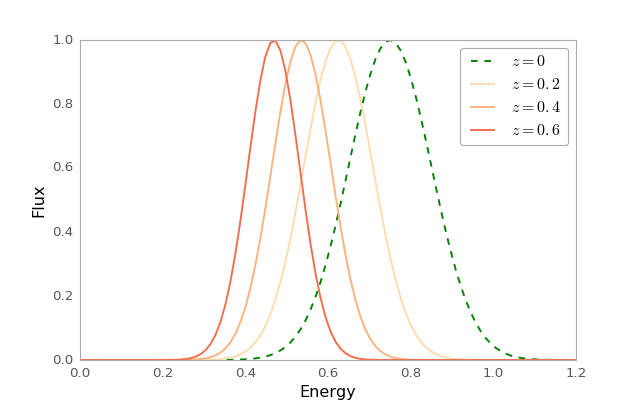

Reproduce this figure in Python.
import numpy as np
from astropy.modeling.models import RedshiftScaleFactor, Gaussian1D

class RedshiftedGaussian(RedshiftScaleFactor | Gaussian1D(1, 0.75, 0.1)):
    """Evaluates a Gaussian with optional redshift applied to the input."""

x = np.linspace(0, 1.2, 100)
g0 = RedshiftedGaussian(z_0=0)

plt.figure(figsize=(8, 5))
plt.plot(x, g0(x), 'g--', label='$z=0$')

for z in (0.2, 0.4, 0.6):
    g = RedshiftedGaussian(z_0=z)
    plt.plot(x, g(x), color=plt.cm.OrRd(z),
             label='$z={0}$'.format(z))

plt.xlabel('Energy')
plt.ylabel('Flux')
plt.legend()
